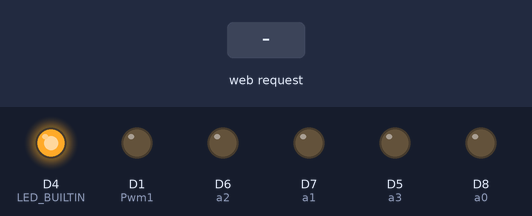
Bench run of a sketch on a simulated ESP8266 (NodeMCU). Shown: output pins drawn as LEDs (lit = HIGH, except the on-board LED, lit = LOW). The test bench sets the inputs (shaded band). WiFi joins after 1.5 s; servers stay silent unless stated; what the sketch prints to the serial monitor is not drawn.

Above: at 2.7 s.
2.8 s: HTTP request GET /control/Backward received
At 4.0 s:
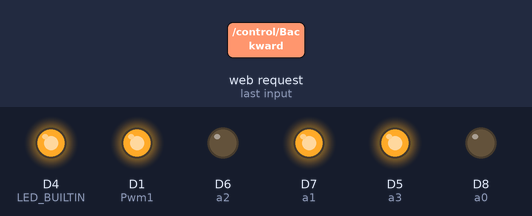
4.3 s: HTTP request GET /control/Forward received
At 5.4 s:
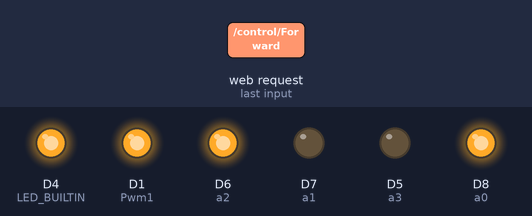
5.8 s: HTTP request GET /control/Left received
At 6.5 s:
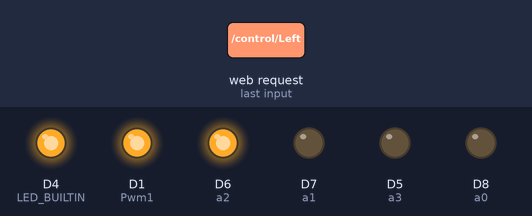
7.3 s: HTTP request GET /control/Right received
At 7.7 s:
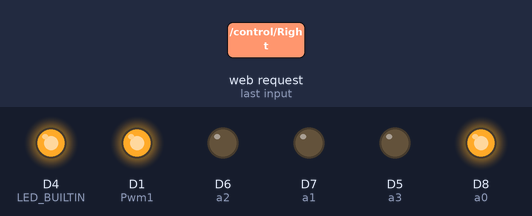
Timing chart, 0 to 9.8 s (numbered marks = the images above; inputs shaded):
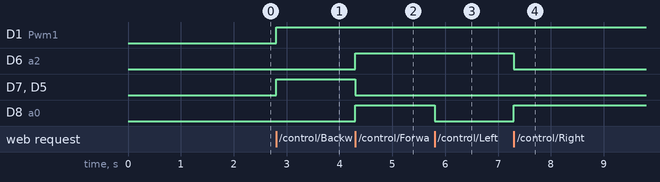

Measured:
- after the input at 2.8 s, D1 (Pwm1), D7 (a1), D5 (a3): LOW → HIGH at once
- after the input at 4.3 s, D6 (a2), D8 (a0): LOW → HIGH at once; D7 (a1), D5 (a3): HIGH → LOW at once
- after the input at 5.8 s, D8 (a0): HIGH → LOW at once
- after the input at 7.3 s, D6 (a2): HIGH → LOW at once; D8 (a0): LOW → HIGH at once

The sketch:

proyekbesar.ino
```cpp
#include <ESP8266WiFi.h>

const char* ssid = "yourWifiName";
const char* password = "yourWifiPassword";

uint8_t Pwm1 = D1; //Nodemcu PWM pin
uint8_t Pwm2 = D2; //Nodemcu PWM pin

//Seven segment pins attachecd with nodemcu pins
int a0 = 15;  //Gpio-15 of nodemcu esp8266
int a1 = 13;  //Gpio-13 of nodemcu esp8266
int a2 = 12;  //Gpio-12 of nodemcu esp8266
int a3 = 14;  //Gpio-14 of nodemcu esp8266

// Create an instance of the server
// specify the port to listen on as an argument
WiFiServer server(80);
int ledPin = 13;

void setup() {
  pinMode(a0, OUTPUT);
  pinMode(a1, OUTPUT);
  pinMode(a2, OUTPUT);
  pinMode(a3, OUTPUT);
  pinMode(LED_BUILTIN, OUTPUT);
  Serial.begin(115200);
  delay(10);
  // Connect to WiFi network
  Serial.println();
  Serial.println();
  Serial.print("Connecting to ");
  Serial.println(ssid);

  WiFi.begin(ssid, password);

  while (WiFi.status() != WL_CONNECTED) {
    delay(500);
    Serial.print(".");
  }
  Serial.println("");
  Serial.println("WiFi connected");

  // Start the server
  server.begin();
  Serial.println("Server started");

  // Print the IP address
  Serial.println(WiFi.localIP());
}

void loop() {

  digitalWrite(LED_BUILTIN, LOW);
  // Check if a client has connected
  WiFiClient client = server.available();
  if (!client) {
    return;
  }

  // Wait until the client sends some data
  Serial.println("new client");
  while(!client.available()){
    delay(1);
  }

  // Read the first line of the request
  String req = client.readStringUntil('\r');
  Serial.println(req);
  client.flush();

  // Match the request
  int val;
  if (req.indexOf("/control/Backward") != -1)  // led=on
    val = 0;
  else if (req.indexOf("/control/Forward") != -1)
    val = 1;
  else if (req.indexOf("/control/Left") != -1)
    val = 2;
  else if (req.indexOf("/control/Right") != -1)
    val = 3;
  else {
    Serial.println("Stationary");
    return;
  }

  // Set GPIO2 according to the request
  digitalWrite(ledPin, val);

  client.flush();

   // Return the response
  client.println("HTTP/1.1 200 OK");
  client.println("Content-Type: text/html");
  client.println(""); //  do not forget this one

  if(val == 0) {
    analogWrite(Pwm1, 512);
    analogWrite(Pwm1, 512);
    Serial.println("Backward");
    digitalWrite(a0, LOW);
    digitalWrite(a1, HIGH);

    digitalWrite(a2, LOW);
    digitalWrite(a3, HIGH);
    }
  else if (val == 1) {
    analogWrite(Pwm1, 512);
    analogWrite(Pwm1, 512);
    Serial.println("Forward");
    digitalWrite(a0, HIGH);
    digitalWrite(a1, LOW);

    digitalWrite(a2, HIGH);
    digitalWrite(a3, LOW);
    }
  else if (val == 2) {
    analogWrite(Pwm1, 512);
  analogWrite(Pwm1, 512);
    Serial.println("Left");
    digitalWrite(a0, LOW);
    digitalWrite(a1, LOW);

    digitalWrite(a2, HIGH);
    digitalWrite(a3, LOW);
  }
  else if( val == 3) {
    analogWrite(Pwm1, 512);
    analogWrite(Pwm1, 512);
    Serial.println("Right");
    digitalWrite(a0, HIGH);
    digitalWrite(a1, LOW);

    digitalWrite(a2, LOW);
    digitalWrite(a3, LOW);
  }

  delay(10);

  // The client will actually be disconnected
  // when the function returns and 'client' object is detroyed
}
```
